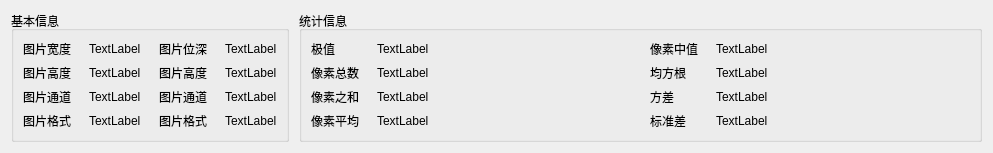
             <widget class="QWidget" name="scrollAreaWidgetContents_4">
              <property name="geometry">
               <rect>
                <x>0</x>
                <y>0</y>
                <width>993</width>
                <height>121</height>
               </rect>
              </property>
              <layout class="QHBoxLayout" name="horizontalLayout_16">
               <property name="spacing">
                <number>10</number>
               </property>
               <item>
                <widget class="QGroupBox" name="groupBox_13">
                 <property name="sizePolicy">
                  <sizepolicy hsizetype="Fixed" vsizetype="Preferred">
                   <horstretch>0</horstretch>
                   <verstretch>0</verstretch>
                  </sizepolicy>
                 </property>
                 <property name="title">
                  <string>基本信息</string>
                 </property>
                 <layout class="QHBoxLayout" name="horizontalLayout_13">
                  <property name="spacing">
                   <number>0</number>
                  </property>
                  <property name="leftMargin">
                   <number>0</number>
                  </property>
                  <property name="topMargin">
                   <number>0</number>
                  </property>
                  <property name="rightMargin">
                   <number>0</number>
                  </property>
                  <property name="bottomMargin">
                   <number>0</number>
                  </property>
                  <item>
                   <widget class="QFrame" name="">
                    <property name="sizePolicy">
                     <sizepolicy hsizetype="Fixed" vsizetype="Preferred">
                      <horstretch>0</horstretch>
                      <verstretch>0</verstretch>
                     </sizepolicy>
                    </property>
                    <layout class="QVBoxLayout" name="verticalLayout_14">
                     <item>
                      <widget class="QLabel" name="label_5">
                       <property name="text">
                        <string>图片宽度</string>
                       </property>
                      </widget>
                     </item>
                     <item>
                      <widget class="QLabel" name="label_6">
                       <property name="text">
                        <string>图片高度</string>
                       </property>
                      </widget>
                     </item>
                     <item>
                      <widget class="QLabel" name="label_7">
                       <property name="text">
                        <string>图片通道</string>
                       </property>
                      </widget>
                     </item>
                     <item>
                      <widget class="QLabel" name="label_8">
                       <property name="text">
                        <string>图片格式</string>
                       </property>
                      </widget>
                     </item>
                    </layout>
                   </widget>
                  </item>
                  <item>
                   <widget class="QFrame" name="">
                    <layout class="QVBoxLayout" name="verticalLayout_15">
                     <item>
                      <widget class="QLabel" name="widthLabel">
                       <property name="text">
                        <string>TextLabel</string>
                       </property>
                      </widget>
                     </item>
                     <item>
                      <widget class="QLabel" name="heightLabel">
                       <property name="text">
                        <string>TextLabel</string>
                       </property>
                      </widget>
                     </item>
                     <item>
                      <widget class="QLabel" name="channelsLabel">
                       <property name="text">
                        <string>TextLabel</string>
                       </property>
                      </widget>
                     </item>
                     <item>
                      <widget class="QLabel" name="formatLabel">
                       <property name="text">
                        <string>TextLabel</string>
                       </property>
                      </widget>
                     </item>
                    </layout>
                   </widget>
                  </item>
                  <item>
                   <widget class="QFrame" name="">
                    <property name="sizePolicy">
                     <sizepolicy hsizetype="Fixed" vsizetype="Preferred">
                      <horstretch>0</horstretch>
                      <verstretch>0</verstretch>
                     </sizepolicy>
                    </property>
                    <layout class="QVBoxLayout" name="verticalLayout_20">
                     <item>
                      <widget class="QLabel" name="label_9">
                       <property name="text">
                        <string>图片位深</string>
                       </property>
                      </widget>
                     </item>
                     <item>
                      <widget class="QLabel" name="label_10">
                       <property name="text">
                        <string>图片高度</string>
                       </property>
                      </widget>
                     </item>
                     <item>
                      <widget class="QLabel" name="label_11">
                       <property name="text">
                        <string>图片通道</string>
                       </property>
                      </widget>
                     </item>
                     <item>
                      <widget class="QLabel" name="label_12">
                       <property name="text">
                        <string>图片格式</string>
                       </property>
                      </widget>
                     </item>
                    </layout>
                   </widget>
                  </item>
                  <item>
                   <widget class="QFrame" name="">
                    <layout class="QVBoxLayout" name="verticalLayout_21">
                     <item>
                      <widget class="QLabel" name="depthLabel">
                       <property name="text">
                        <string>TextLabel</string>
                       </property>
                      </widget>
                     </item>
                     <item>
                      <widget class="QLabel" name="heightLabel_2">
                       <property name="text">
                        <string>TextLabel</string>
                       </property>
                      </widget>
                     </item>
                     <item>
                      <widget class="QLabel" name="channelsLabel_2">
                       <property name="text">
                        <string>TextLabel</string>
                       </property>
                      </widget>
                     </item>
                     <item>
                      <widget class="QLabel" name="formatLabel_2">
                       <property name="text">
                        <string>TextLabel</string>
                       </property>
                      </widget>
                     </item>
                    </layout>
                   </widget>
                  </item>
                 </layout>
                </widget>
               </item>
               <item>
                <widget class="QGroupBox" name="groupBox_14">
                 <property name="title">
                  <string>统计信息</string>
                 </property>
                 <layout class="QHBoxLayout" name="horizontalLayout_14">
                  <property name="spacing">
                   <number>0</number>
                  </property>
                  <property name="leftMargin">
                   <number>0</number>
                  </property>
                  <property name="topMargin">
                   <number>0</number>
                  </property>
                  <property name="rightMargin">
                   <number>0</number>
                  </property>
                  <property name="bottomMargin">
                   <number>0</number>
                  </property>
                  <item>
                   <widget class="QFrame" name="widget_2">
                    <property name="sizePolicy">
                     <sizepolicy hsizetype="Fixed" vsizetype="Preferred">
                      <horstretch>0</horstretch>
                      <verstretch>0</verstretch>
                     </sizepolicy>
                    </property>
                    <layout class="QVBoxLayout" name="verticalLayout_16">
                     <item>
                      <widget class="QLabel" name="label_13">
                       <property name="sizePolicy">
                        <sizepolicy hsizetype="Fixed" vsizetype="Preferred">
                         <horstretch>0</horstretch>
                         <verstretch>0</verstretch>
                        </sizepolicy>
                       </property>
                       <property name="text">
                        <string>极值</string>
                       </property>
                      </widget>
                     </item>
                     <item>
                      <widget class="QLabel" name="label_14">
                       <property name="sizePolicy">
                        <sizepolicy hsizetype="Fixed" vsizetype="Preferred">
                         <horstretch>0</horstretch>
                         <verstretch>0</verstretch>
                        </sizepolicy>
                       </property>
                       <property name="text">
                        <string>像素总数</string>
                       </property>
                      </widget>
                     </item>
                     <item>
                      <widget class="QLabel" name="label_15">
                       <property name="sizePolicy">
                        <sizepolicy hsizetype="Fixed" vsizetype="Preferred">
                         <horstretch>0</horstretch>
                         <verstretch>0</verstretch>
                        </sizepolicy>
                       </property>
                       <property name="text">
                        <string>像素之和</string>
                       </property>
                      </widget>
                     </item>
                     <item>
                      <widget class="QLabel" name="label_21">
                       <property name="sizePolicy">
                        <sizepolicy hsizetype="Fixed" vsizetype="Preferred">
                         <horstretch>0</horstretch>
                         <verstretch>0</verstretch>
                        </sizepolicy>
                       </property>
                       <property name="text">
                        <string>像素平均</string>
                       </property>
                      </widget>
                     </item>
                    </layout>
                   </widget>
                  </item>
                  <item>
                   <widget class="QWidget" name="" native="true">
                    <layout class="QVBoxLayout" name="verticalLayout_17">
                     <item>
                      <widget class="QLabel" name="extremaLabel">
                       <property name="text">
                        <string>TextLabel</string>
                       </property>
                      </widget>
                     </item>
                     <item>
                      <widget class="QLabel" name="pixelsNumLabel">
                       <property name="text">
                        <string>TextLabel</string>
                       </property>
                      </widget>
                     </item>
                     <item>
                      <widget class="QLabel" name="pixelsSumLabel">
                       <property name="text">
                        <string>TextLabel</string>
                       </property>
                      </widget>
                     </item>
                     <item>
                      <widget class="QLabel" name="averageLabel">
                       <property name="text">
                        <string>TextLabel</string>
                       </property>
                      </widget>
                     </item>
                    </layout>
                   </widget>
                  </item>
                  <item>
                   <widget class="QFrame" name="frame_3">
                    <property name="sizePolicy">
                     <sizepolicy hsizetype="Fixed" vsizetype="Preferred">
                      <horstretch>0</horstretch>
                      <verstretch>0</verstretch>
                     </sizepolicy>
                    </property>
                    <layout class="QVBoxLayout" name="verticalLayout_18">
                     <item>
                      <widget class="QLabel" name="label_22">
                       <property name="sizePolicy">
                        <sizepolicy hsizetype="Fixed" vsizetype="Preferred">
                         <horstretch>0</horstretch>
                         <verstretch>0</verstretch>
                        </sizepolicy>
                       </property>
                       <property name="text">
                        <string>像素中值</string>
                       </property>
                      </widget>
                     </item>
                     <item>
                      <widget class="QLabel" name="label_16">
                       <property name="sizePolicy">
                        <sizepolicy hsizetype="Fixed" vsizetype="Preferred">
                         <horstretch>0</horstretch>
                         <verstretch>0</verstretch>
                        </sizepolicy>
                       </property>
                       <property name="text">
                        <string>均方根</string>
                       </property>
                      </widget>
                     </item>
                     <item>
                      <widget class="QLabel" name="label_23">
                       <property name="sizePolicy">
                        <sizepolicy hsizetype="Fixed" vsizetype="Preferred">
                         <horstretch>0</horstretch>
                         <verstretch>0</verstretch>
                        </sizepolicy>
                       </property>
                       <property name="text">
                        <string>方差</string>
                       </property>
                      </widget>
                     </item>
                     <item>
                      <widget class="QLabel" name="label_24">
                       <property name="sizePolicy">
                        <sizepolicy hsizetype="Fixed" vsizetype="Preferred">
                         <horstretch>0</horstretch>
                         <verstretch>0</verstretch>
                        </sizepolicy>
                       </property>
                       <property name="text">
                        <string>标准差</string>
                       </property>
                      </widget>
                     </item>
                    </layout>
                   </widget>
                  </item>
                  <item>
                   <widget class="QWidget" name="widget_4" native="true">
                    <layout class="QVBoxLayout" name="verticalLayout_19">
                     <item>
                      <widget class="QLabel" name="medianLabel">
                       <property name="text">
                        <string>TextLabel</string>
                       </property>
                      </widget>
                     </item>
                     <item>
                      <widget class="QLabel" name="rmsLabel">
                       <property name="text">
                        <string>TextLabel</string>
                       </property>
                      </widget>
                     </item>
                     <item>
                      <widget class="QLabel" name="varLabel">
                       <property name="text">
                        <string>TextLabel</string>
                       </property>
                      </widget>
                     </item>
                     <item>
                      <widget class="QLabel" name="stddevLabel">
                       <property name="text">
                        <string>TextLabel</string>
                       </property>
                      </widget>
                     </item>
                    </layout>
                   </widget>
                  </item>
                 </layout>
                </widget>
               </item>
              </layout>
             </widget>
